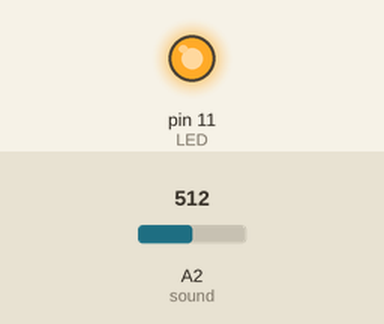
Simulated run of this sketch. Board: Arduino Uno, built with avr-gcc and run on an emulated ATmega328P. On the bench: output pins drawn as LEDs (lit = HIGH). The test bench sets the inputs (shaded band); at power-on: A2 (sound) = 512. What the sketch prints to the serial monitor is not drawn.

Above: at 1.8 s.
1.9 s: A2 (sound) set to 64
3.4 s: A2 (sound) set to 55
At 4.6 s:
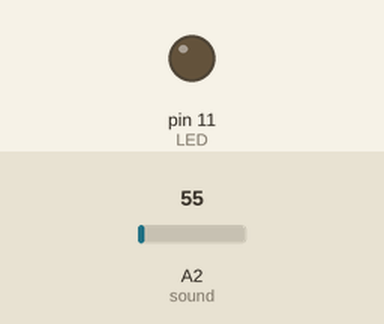
5.5 s: A2 (sound) set to 122
At 6.7 s:
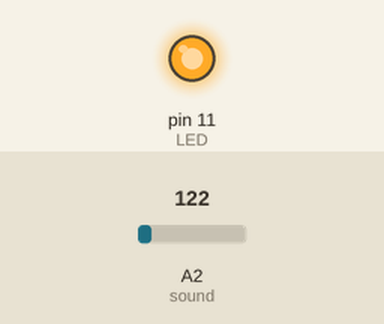
7.0 s: A2 (sound) set to 50
At 8.5 s:
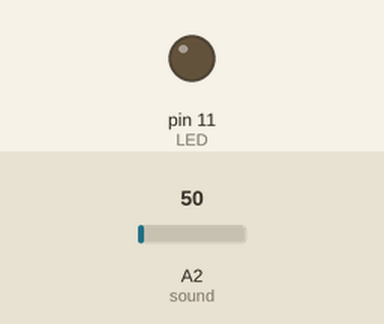
Timing chart, 0 to 10.0 s (numbered marks = the images above; inputs shaded):
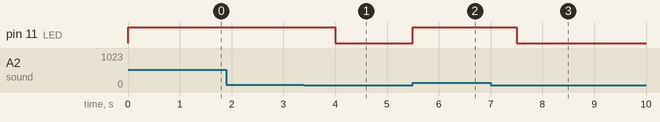

Measured:
- the behaviour switches between 60 and 59 on A2 (sound) (found by bisection; images 0 and 1)
- after the input at 1.9 s, every drawn part: stays the same
- after the input at 3.4 s, pin 11 (LED): HIGH → LOW after 0.60 s
- after the input at 5.5 s, pin 11 (LED): LOW → HIGH at once
- after the input at 7.0 s, pin 11 (LED): HIGH → LOW after 0.50 s

The sketch:

3.Clap_switch_.blink.ino
```cpp
const int LED=11;
const int sound=A2;
const int threshold=60;


void setup() {
  // put your setup code here, to run once:
Serial.begin(9600);
pinMode(LED,OUTPUT);
pinMode(sound,INPUT);
}

void loop() {
  // put your main code here, to run repeatedly:
int soundsens=analogRead(sound);
if(soundsens>=threshold)
{
  digitalWrite(LED,HIGH);
  Serial.print("Sound intensity:");
  Serial.print(soundsens);
  Serial.print(" ");
  delay(1000);
}
else
{
  digitalWrite(LED,LOW);
}
}
```
